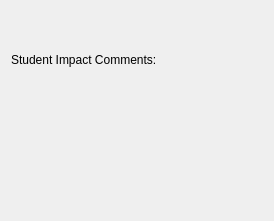
<?xml version="1.0" encoding="UTF-8"?>
<ui version="4.0">
 <comment>This file is part of the xTuple ERP: PostBooks Edition, a free and
open source Enterprise Resource Planning software suite,
Copyright (c) 1999-2011 by OpenMFG LLC, d/b/a xTuple.
It is licensed to you under the Common Public Attribution License
version 1.0, the full text of which (including xTuple-specific Exhibits)
is available at www.xtuple.com/CPAL.  By using this software, you agree
to be bound by its terms.</comment>
 <class>Student_Impact_Comment</class>
 <widget class="QWidget" name="Student_Impact_Comment">
  <property name="windowModality">
   <enum>Qt::WindowModal</enum>
  </property>
  <property name="geometry">
   <rect>
    <x>0</x>
    <y>0</y>
    <width>274</width>
    <height>221</height>
   </rect>
  </property>
  <property name="windowTitle">
   <string>Student Impact Comment</string>
  </property>
  <layout class="QGridLayout" name="gridLayout">
   <item row="1" column="0" colspan="2">
    <widget class="XTreeWidget" name="_results"/>
   </item>
   <item row="0" column="0">
    <widget class="QLabel" name="_resultsLit">
     <property name="text">
      <string>Student Impact Comments:</string>
     </property>
     <property name="buddy">
      <cstring>_results</cstring>
     </property>
    </widget>
   </item>
  </layout>
 </widget>
 <customwidgets>
  <customwidget>
   <class>XTreeWidget</class>
   <extends></extends>
   <header>xtreewidget.h</header>
  </customwidget>
 </customwidgets>
 <tabstops>
  <tabstop>_results</tabstop>
 </tabstops>
 <resources/>
 <connections/>
</ui>
